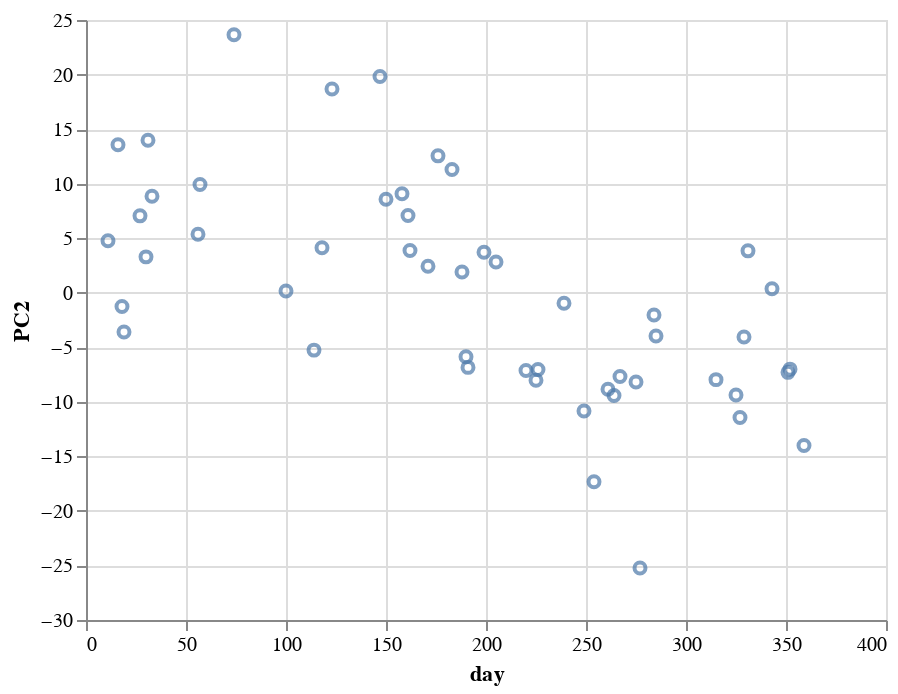

Notebook code cell kept with this figure:
### Code cell
alt.Chart(pca_df).mark_point().encode(
    x = "day",
    y = "PC2",
)

### Figure 1 — Vega-Lite specification as saved in the notebook (floating-point values rounded to 4 significant figures)
{"config": {"view": {"continuousWidth": 400, "continuousHeight": 300}}, "data": {"name": "data-b9486a6ad7f94d055efd6b0befefcde3"}, "mark": "point", "encoding": {"x": {"type": "quantitative", "field": "day"}, "y": {"type": "quantitative", "field": "PC2"}}, "$schema": "https://vega.github.io/schema/vega-lite/v4.0.2.json", "datasets": {"data-b9486a6ad7f94d055efd6b0befefcde3": [{"PC1": -51.89, "PC2": 4.758, "PC3": 6.488, "PC4": 6.503, "PC5": 1.499, "PC6": -10.03, "PC7": 11.46, "PC8": -10.06, "PC9": 9.666, "PC10": -3.09, "day": 11}, {"PC1": -66.25, "PC2": 13.57, "PC3": -7.523, "PC4": -4.605, "PC5": -10.72, "PC6": -0.8725, "PC7": 6.329, "PC8": -10.29, "PC9": -1.277, "PC10": -1.524, "day": 16}, {"PC1": -64.85, "PC2": -1.256, "PC3": 14.04, "PC4": 2.53, "PC5": -8.534, "PC6": 13.75, "PC7": 10.44, "PC8": 11.19, "PC9": 4.998, "PC10": -4.166, "day": 18}, {"PC1": -67.27, "PC2": -3.604, "PC3": -0.3577, "PC4": -7.971, "PC5": -13.87, "PC6": 7.118, "PC7": 15.36, "PC8": 7.561, "PC9": 2.018, "PC10": 4.786, "day": 19}, {"PC1": -54.7, "PC2": 7.047, "PC3": 2.032, "PC4": 13.83, "PC5": -2.8, "PC6": -1.429, "PC7": 3.535, "PC8": 2.885, "PC9": 0.8352, "PC10": -3.142, "day": 27}, {"PC1": -53.08, "PC2": 3.287, "PC3": -12.24, "PC4": 11.84, "PC5": -0.5416, "PC6": -3.779, "PC7": 3.435, "PC8": 4.043, "PC9": -0.5021, "PC10": 2.377, "day": 30}, {"PC1": -43.68, "PC2": 13.98, "PC3": 0.4364, "PC4": 19.76, "PC5": 6.134, "PC6": -3.399, "PC7": 0.8287, "PC8": 7.211, "PC9": -4.923, "PC10": 2.319, "day": 31}, {"PC1": -51.71, "PC2": 8.849, "PC3": 2.218, "PC4": 18.42, "PC5": 0.2187, "PC6": -11.87, "PC7": -2.471, "PC8": 0.7391, "PC9": -7.889, "PC10": 5.742, "day": 33}, {"PC1": -54.46, "PC2": 5.358, "PC3": -0.8408, "PC4": -6.876, "PC5": -4.262, "PC6": -6.699, "PC7": 2.144, "PC8": -6.044, "PC9": -1.787, "PC10": 3.812, "day": 56}, {"PC1": -49.22, "PC2": 9.925, "PC3": 5.969, "PC4": -3.118, "PC5": -0.9865, "PC6": -4.666, "PC7": -0.9933, "PC8": -2.1, "PC9": -0.9374, "PC10": 6.012, "day": 57}, {"PC1": -11.88, "PC2": 23.65, "PC3": -2.237, "PC4": 5.94, "PC5": 3.834, "PC6": 5.254, "PC7": -5.405, "PC8": -0.5159, "PC9": 7.547, "PC10": -4.333, "day": 74}, {"PC1": -0.697, "PC2": 0.156, "PC3": 0.282, "PC4": -5.538, "PC5": 1.717, "PC6": -6.938, "PC7": 0.2686, "PC8": 13.94, "PC9": -5.547, "PC10": 0.6948, "day": 100}, {"PC1": 9.186, "PC2": -5.26, "PC3": -18.34, "PC4": -12.83, "PC5": 6.949, "PC6": -13.95, "PC7": 3.074, "PC8": 9.873, "PC9": 2.328, "PC10": 0.9175, "day": 114}, {"PC1": -0.02658, "PC2": 4.129, "PC3": 7.416, "PC4": -11.49, "PC5": -8.884, "PC6": -10.11, "PC7": -5.122, "PC8": 1.891, "PC9": -6.325, "PC10": -3.333, "day": 118}, {"PC1": 18.62, "PC2": 18.68, "PC3": 4.414, "PC4": -7.191, "PC5": 3.684, "PC6": -1.012, "PC7": -7.383, "PC8": 4.673, "PC9": 5.005, "PC10": -6.362, "day": 123}, {"PC1": 29.55, "PC2": 19.81, "PC3": 15.52, "PC4": -5.865, "PC5": -1.121, "PC6": 0.1747, "PC7": -2.616, "PC8": -6.844, "PC9": -4.286, "PC10": -6.959, "day": 147}, {"PC1": 33.82, "PC2": 8.57, "PC3": 8.897, "PC4": -5.674, "PC5": -4.372, "PC6": 0.9727, "PC7": -3.436, "PC8": 5.722, "PC9": -5.137, "PC10": 2.156, "day": 150}, {"PC1": 36.34, "PC2": 9.069, "PC3": 2.398, "PC4": -10.52, "PC5": 8.123, "PC6": -1.414, "PC7": 3.767, "PC8": 2.449, "PC9": 6.25, "PC10": -1.211, "day": 158}, {"PC1": 41.83, "PC2": 7.078, "PC3": 7.433, "PC4": -6.592, "PC5": 2.076, "PC6": -2.19, "PC7": -1.861, "PC8": 0.4455, "PC9": -0.2409, "PC10": 8.063, "day": 161}, {"PC1": 40.56, "PC2": 3.867, "PC3": 3.608, "PC4": -6.767, "PC5": 0.451, "PC6": -0.7322, "PC7": -1.566, "PC8": 4.727, "PC9": 1.708, "PC10": 6.359, "day": 162}, {"PC1": 52.84, "PC2": 2.432, "PC3": 7.057, "PC4": -2.337, "PC5": 5.767, "PC6": 5.557, "PC7": 1.79, "PC8": 2.054, "PC9": 1.521, "PC10": 11.81, "day": 171}, {"PC1": 49.28, "PC2": 12.55, "PC3": -7.943, "PC4": -9.112, "PC5": 1.608, "PC6": 2.853, "PC7": 3.355, "PC8": 3.671, "PC9": -5.199, "PC10": -8.094, "day": 176}, {"PC1": 58.45, "PC2": 11.3, "PC3": -1.561, "PC4": -0.6354, "PC5": 6.673, "PC6": 5.842, "PC7": 6.15, "PC8": -1.857, "PC9": 5.348, "PC10": -1.475, "day": 183}, {"PC1": 61.1, "PC2": 1.893, "PC3": 2.262, "PC4": 6.78, "PC5": 0.8281, "PC6": 4.095, "PC7": -1.053, "PC8": -1.518, "PC9": 0.8244, "PC10": 7.817, "day": 188}, {"PC1": 57.48, "PC2": -5.876, "PC3": -1.996, "PC4": 4.35, "PC5": 3.951, "PC6": -0.5532, "PC7": 3.52, "PC8": 1.484, "PC9": 4.27, "PC10": 6.174, "day": 190}, {"PC1": 57.0, "PC2": -6.844, "PC3": -3.733, "PC4": 3.724, "PC5": 4.077, "PC6": -0.3565, "PC7": 3.435, "PC8": -0.2899, "PC9": 5.422, "PC10": 6.804, "day": 191}, {"PC1": 59.34, "PC2": 3.714, "PC3": -6.38, "PC4": 4.562, "PC5": 4.854, "PC6": 3.301, "PC7": 4.565, "PC8": -2.387, "PC9": -3.772, "PC10": -1.518, "day": 199}, {"PC1": 59.8, "PC2": 2.816, "PC3": -2.381, "PC4": 2.537, "PC5": -1.559, "PC6": 3.653, "PC7": 4.322, "PC8": -9.505, "PC9": -2.523, "PC10": 0.6213, "day": 205}, {"PC1": 54.84, "PC2": -7.13, "PC3": -3.866, "PC4": 2.206, "PC5": -5.734, "PC6": 1.397, "PC7": 5.258, "PC8": 1.364, "PC9": -9.018, "PC10": -2.639, "day": 220}, {"PC1": 53.18, "PC2": -8.024, "PC3": -1.016, "PC4": -0.1106, "PC5": -7.275, "PC6": 1.683, "PC7": 2.531, "PC8": -5.546, "PC9": -4.193, "PC10": 1.084, "day": 225}, {"PC1": 53.14, "PC2": -7.037, "PC3": 1.075, "PC4": 3.168, "PC5": -8.128, "PC6": 0.4922, "PC7": 1.942, "PC8": -7.373, "PC9": -5.069, "PC10": 3.611, "day": 226}, {"PC1": 50.8, "PC2": -0.9721, "PC3": -9.137, "PC4": 3.893, "PC5": -0.09686, "PC6": 3.025, "PC7": 2.765, "PC8": -3.485, "PC9": 3.255, "PC10": -7.987, "day": 239}, {"PC1": 35.6, "PC2": -10.84, "PC3": -3.504, "PC4": 4.077, "PC5": 1.144, "PC6": -0.01423, "PC7": 4.942, "PC8": 0.3877, "PC9": -0.7932, "PC10": -8.593, "day": 249}, {"PC1": 32.67, "PC2": -17.33, "PC3": 5.537, "PC4": 10.85, "PC5": 4.421, "PC6": -1.537, "PC7": 1.185, "PC8": 0.6001, "PC9": 2.639, "PC10": -3.763, "day": 254}, {"PC1": 29.68, "PC2": -8.849, "PC3": -5.258, "PC4": 1.467, "PC5": -5.397, "PC6": -1.448, "PC7": -3.528, "PC8": 2.305, "PC9": -1.244, "PC10": -0.5865, "day": 261}, {"PC1": 21.67, "PC2": -9.424, "PC3": -5.576, "PC4": -1.166, "PC5": -3.038, "PC6": -6.061, "PC7": -1.879, "PC8": 1.86, "PC9": -5.113, "PC10": -5.783, "day": 264}, {"PC1": 23.94, "PC2": -7.675, "PC3": -0.7817, "PC4": 7.1, "PC5": -6.67, "PC6": -0.947, "PC7": -10.16, "PC8": -3.76, "PC9": 2.218, "PC10": 0.3363, "day": 267}, {"PC1": 7.79, "PC2": -8.188, "PC3": 18.24, "PC4": 0.3783, "PC5": -9.163, "PC6": 3.475, "PC7": -8.734, "PC8": -3.123, "PC9": 2.446, "PC10": 1.926, "day": 275}, {"PC1": -4.959, "PC2": -25.24, "PC3": 15.6, "PC4": 1.396, "PC5": 4.049, "PC6": -8.202, "PC7": -0.05443, "PC8": 1.396, "PC9": 4.301, "PC10": -2.512, "day": 277}, {"PC1": 5.204, "PC2": -2.039, "PC3": -2.251, "PC4": 5.545, "PC5": -3.03, "PC6": -2.339, "PC7": -7.854, "PC8": 0.01127, "PC9": 1.32, "PC10": -5.038, "day": 284}, {"PC1": 6.926, "PC2": -3.967, "PC3": -3.483, "PC4": 5.839, "PC5": -3.722, "PC6": 1.229, "PC7": -8.132, "PC8": 1.955, "PC9": 3.018, "PC10": -5.597, "day": 285}, {"PC1": -37.33, "PC2": -7.966, "PC3": -3.237, "PC4": -6.952, "PC5": 3.888, "PC6": -4.604, "PC7": -0.4772, "PC8": -5.001, "PC9": 6.199, "PC10": -0.1338, "day": 315}, {"PC1": -44.14, "PC2": -9.372, "PC3": -9.584, "PC4": -10.56, "PC5": -5.124, "PC6": 0.7599, "PC7": -0.07378, "PC8": -3.936, "PC9": 2.091, "PC10": 0.5108, "day": 325}, {"PC1": -47.34, "PC2": -11.44, "PC3": 1.989, "PC4": -2.778, "PC5": -2.261, "PC6": 4.503, "PC7": -6.664, "PC8": 7.359, "PC9": 4.273, "PC10": -1.485, "day": 327}, {"PC1": -46.09, "PC2": -4.058, "PC3": -12.3, "PC4": -3.493, "PC5": -3.284, "PC6": 5.808, "PC7": -9.662, "PC8": -2.421, "PC9": 6.059, "PC10": 4.609, "day": 329}, {"PC1": -37.13, "PC2": 3.84, "PC3": -12.07, "PC4": 0.8266, "PC5": -2.698, "PC6": 5.828, "PC7": -12.25, "PC8": 1.43, "PC9": 3.675, "PC10": 1.189, "day": 331}, {"PC1": -55.33, "PC2": 0.3659, "PC3": -5.471, "PC4": -3.414, "PC5": 8.395, "PC6": 2.148, "PC7": -3.261, "PC8": -8.546, "PC9": 0.1854, "PC10": 4.16, "day": 343}, {"PC1": -61.57, "PC2": -7.298, "PC3": 3.657, "PC4": 2.312, "PC5": 14.46, "PC6": 13.11, "PC7": -2.594, "PC8": 2.604, "PC9": -7.81, "PC10": -2.336, "day": 351}, {"PC1": -64.84, "PC2": -7.005, "PC3": -6.126, "PC4": -5.038, "PC5": 9.12, "PC6": 12.19, "PC7": -1.117, "PC8": -3.685, "PC9": -12.44, "PC10": 1.644, "day": 352}, {"PC1": -72.18, "PC2": -14.0, "PC3": 12.63, "PC4": -9.206, "PC5": 15.35, "PC6": -3.057, "PC7": 1.942, "PC8": -7.54, "PC9": -3.394, "PC10": -3.87, "day": 359}]}}
